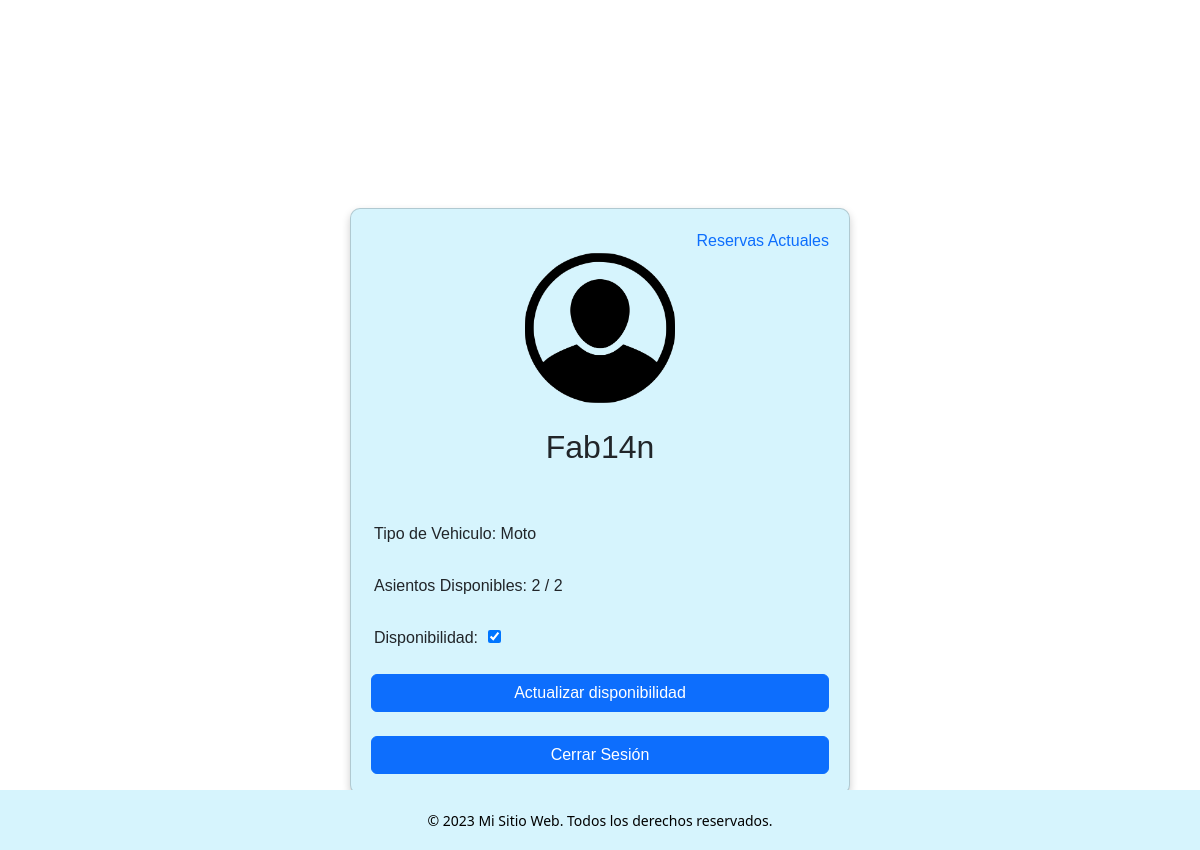
/perfilConductor (signed in), run on the app's committed database.
### app/models.py (models this page shows, shortened)
class Conductor(models.Model):
    licencia = models.CharField(max_length=9)
    patente = models.CharField(max_length=6, primary_key=True, verbose_name="Patente")
    asientos = models.IntegerField()
    asientosdisponibles= models.IntegerField()
    username = models.ForeignKey(User, on_delete=models.CASCADE)
    tipoauto = models.CharField(max_length=30, verbose_name="Tipo")
    Disponible = models.BooleanField()

### app/views.py (the view)
# urls.py: path('perfilConductor', views.perfilConductor, name='perfilConductor'),
@login_required(login_url='/accounts/login/')
def perfilConductor(request):
    datos={}
    datos['persona']=conductor=Conductor.objects.get(username=request.user)
    if request.method=='POST':
        if 'disponibilidad' in request.POST:
            conductor.Disponible=True
            conductor.save()
            datos['mensaje']="Disponibilidad cambiada correctamente"
            return render(request, 'perfilConductor.html', datos)
        else:
            conductor.Disponible=False
            conductor.save()
            datos['mensaje']="Disponibilidad cambiada correctamente"
            return render(request, 'perfilConductor.html', datos)
    else:
        return render(request, 'perfilConductor.html', datos)

### app/templates/perfilConductor.html (shortened to what this page needs)
<!DOCTYPE html>
<html lang="en">
<head>
    {% load static %}
    <link href="https://cdn.jsdelivr.net/npm/bootstrap@5.3.0/dist/css/bootstrap.min.css" rel="stylesheet">
    <link rel="stylesheet" href="{% static '../static/css/perfilConductor.css' %}">
</head>
<body>
    {% load static %}
    <nav class="titulo"><a href="{% url 'home' %}" style="color: white; text-decoration: none;" > Aerotransfer</a></nav>
    <div class="card">
        <a href="{% url 'ReservasActuales' %}" style="text-align: right; text-decoration: none;">Reservas Actuales</a>
        <img class="img" src="{% static 'img/usuario.png' %}" alt="Perfil de usuario">
        <h2 style="text-align: center;">{{user.username}} </h2>
        <br>
        <br>
        <label for="">Tipo de Vehiculo: {{persona.tipoauto}}</label>
        <br>
        <br>
        <label for="">Asientos Disponibles: {{persona.asientosdisponibles}} / {{persona.asientos}}</label>
        <br>
        <br>
        <form method="post" action="">
        <label for="disponibilidad">Disponibilidad:</label>
        {% if persona.Disponible is True %}
        <input type="checkbox" name="disponibilidad" id="disponibilidad_input" checked>
        {% else %}
        <input type="checkbox" name="disponibilidad" id="disponibilidad_input">
        {% endif %}
        <br>
        <br>
        <button type="submit" class="btn btn-primary" style="width: 100%;">Actualizar disponibilidad</button>
        </form>
        <br>
        <a href="{% url 'logout' %}" class="btn btn-primary">Cerrar Sesión </a>
      </div>
      <footer>
        <div class="footer-content">
            <p>© 2023 Mi Sitio Web. Todos los derechos reservados.</p>
        </div>
    </footer>
</body>
</html>

### app/static/css/perfilConductor.css (style rules this page uses)
body { background-image: url(../img/fondo.png); background-repeat: no-repeat; background-size: cover; height: 100vh; }
.titulo { margin-top: 50px; font-family: 'Bebas Neue', sans-serif; font-size: 105px; color: white; text-align: center; }
.card { font-family: Arial, Helvetica, sans-serif; background-color:rgb(214, 244, 253); border-radius: 10px; box-shadow: 0 4px 8px 0 rgba(0, 0, 0, 0.2); max-width: 500px; margin-left: auto; margin-right: auto; text-align: left; padding: 20px; }
label { border-radius: 8px; padding-left: 3px; padding-right: 5px; margin-bottom: -20px; }
.img { margin-left: auto; margin-right: auto; height: 150px; width: 150px; margin-bottom: 25px; }
footer { margin-top: -10%; position: fixed; bottom: 0; left: 0; right: 0; width: 100%; height: 60px; background-color: rgb(214, 244, 253); color: #fff; padding: 20px; text-align: center; }
.footer-content { color: black; font-size: 14px; }

### data on the page
Conductor: tipoauto "Moto", asientosdisponibles "2", asientos "2"

### other printed values
{{ user.username }} "Fab14n"
